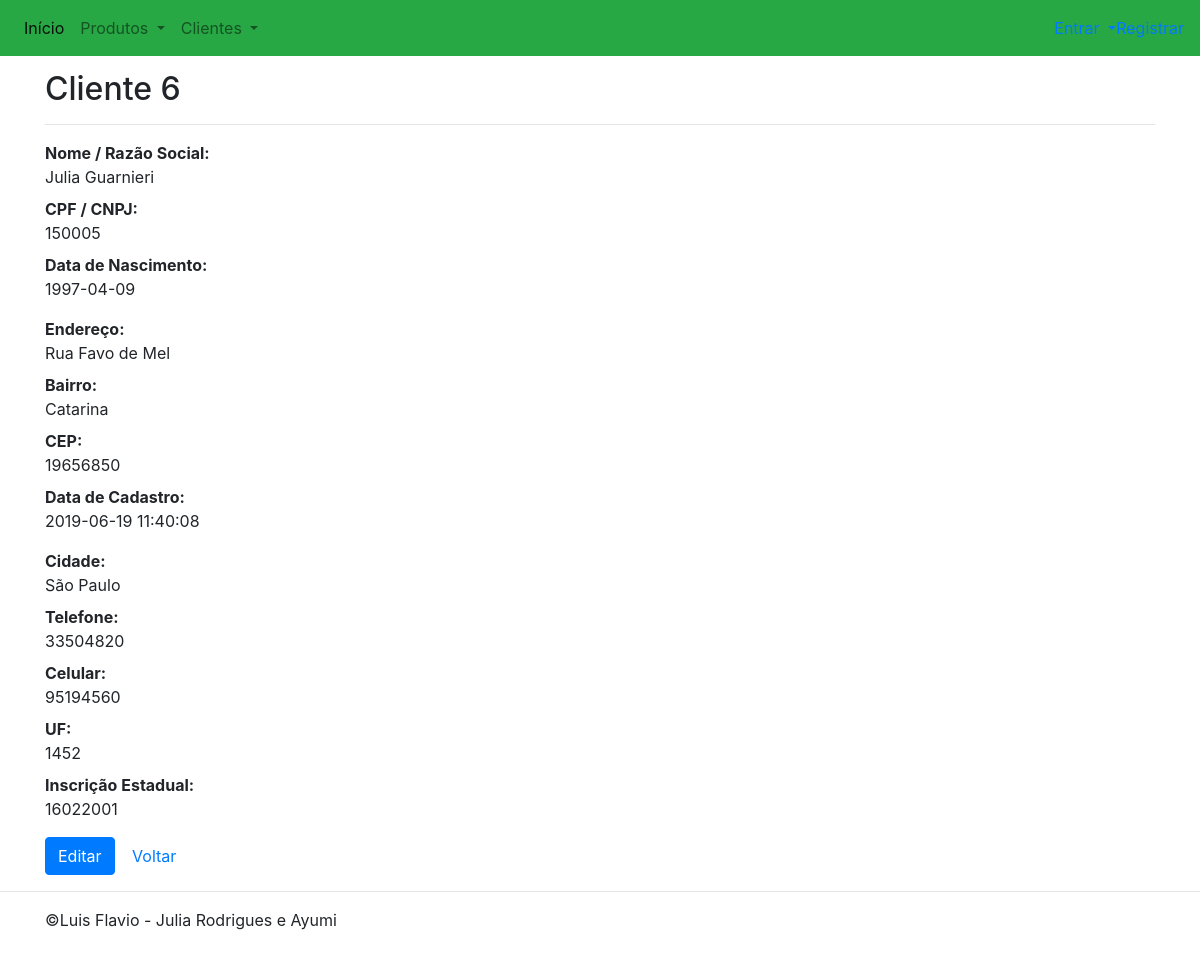
The page /customers/view.php?id=6 on the database its author committed.
### tables this page shows
CREATE TABLE `customers` (
  `id` int(11) NOT NULL,
  `name` varchar(255) NOT NULL,
  `cpf_cnpj` varchar(14) NOT NULL,
  `birthdate` date NOT NULL,
  `address` varchar(255) NOT NULL,
  `hood` varchar(100) NOT NULL,
  `zip_code` int(8) NOT NULL,
  `city` varchar(100) NOT NULL,
  `state` varchar(100) NOT NULL,
  `phone` varchar(13) NOT NULL,
  `mobile` varchar(13) NOT NULL,
  `ie` int(11) NOT NULL,
  `created` datetime NOT NULL,
  `modified` datetime NOT NULL
);

### inc/database.php (called while the page is built, shortened)
<?php
function open_database() {
    try{
        $conn = new mysqli(DB_HOST,DB_USER,DB_PASSWORD,DB_NAME);
        return $conn;
    } catch(Exception $e) {
        echo $e->getMessage();
        return null;
    }
}
function find( $table = null, $id = null ) {
	$database = open_database();
	$found = null;
	try {
	  if ($id) {
	    $sql = "SELECT * FROM " . $table . " WHERE id = " . $id;
	    $result = mysqli_query($database,$sql);
	    if(mysqli_num_rows($result) > 0) {
	      $found = $result->fetch_assoc();
	    }
	  }
	} catch (Exception $e) {
	  $_SESSION['message'] = $e->GetMessage();
	  $_SESSION['type'] = 'danger';
  }
	return $found;
}

### customers/functions.php (called while the page is built, shortened)
<?php
function view($id = null) {
	$customer = find('customers', $id);
	}

### customers/view.php (the view, shortened to what this page needs)
<?php
	require_once('functions.php');
	view($_GET['id']);
?>
<?php include(HEADER_TEMPLATE); ?>
<h2>Cliente <?php echo $customer['id']; ?></h2>
<hr>
<dl class="dl-horizontal">
	<dt>Nome / Razão Social:</dt>
	<dd><?php echo $customer['name']; ?></dd>
	<dt>CPF / CNPJ:</dt>
	<dd><?php echo $customer['cpf_cnpj']; ?></dd>
	<dt>Data de Nascimento:</dt>
	<dd><?php echo $customer['birthdate']; ?></dd>
</dl>
<dl class="dl-horizontal">
	<dt>Endereço:</dt>
	<dd><?php echo $customer['address']; ?></dd>
	<dt>Bairro:</dt>
	<dd><?php echo $customer['hood']; ?></dd>
	<dt>CEP:</dt>
	<dd><?php echo $customer['zip_code']; ?></dd>
	<dt>Data de Cadastro:</dt>
	<dd><?php echo $customer['created']; ?></dd>
</dl>
<dl class="dl-horizontal">
	<dt>Cidade:</dt>
	<dd><?php echo $customer['city']; ?></dd>
	<dt>Telefone:</dt>
	<dd><?php echo $customer['phone']; ?></dd>
	<dt>Celular:</dt>
	<dd><?php echo $customer['mobile']; ?></dd>
	<dt>UF:</dt>
	<dd><?php echo $customer['state']; ?></dd>
	<dt>Inscrição Estadual:</dt>
	<dd><?php echo $customer['ie']; ?></dd>
</dl>
<div id="actions" class="row">
	<div class="col-md-12">
	  <a href="edit.php?id=<?php echo $customer['id']; ?>" class="btn btn-primary">Editar</a>
	  <a href="index.php" class="btn btn-default">Voltar</a>
	</div>
</div>
<?php include(FOOTER_TEMPLATE); ?>

### inc/header.php (shortened to what this page needs)
<!DOCTYPE html>
<html>
    <head>
        <link rel="stylesheet" href="<?php echo BASEURL; ?>css/bootstrap.css">
        <link rel="stylesheet" href="<?php echo BASEURL; ?>fonts/css/all.css">
        <link rel="stylesheet" href="<?php echo BASEURL; ?>css/style.css">
    </head>
    <body>
    <nav class="navbar navbar-expand-md navbar-light fixed-top bg-success" style="margin-bottom: 20px">
      <div class="collapse navbar-collapse" id="navbarCollapse">
        <ul class="navbar-nav mr-auto">
          <li class="nav-item active">
            <a class="nav-link" href="<?php echo BASEURL; ?>">Início <span class="sr-only">(current)</span></a>
          </li>
          <li class="nav-item dropdown">
            <a class="nav-link dropdown-toggle" href="#" id="navbarDropdown" role="button" data-toggle="dropdown" aria-haspopup="true" aria-expanded="false">
              Produtos
            </a>
          </li>
          <li class="nav-item dropdown">
            <a class="nav-link dropdown-toggle" href="#" id="navbarDropdown" role="button" data-toggle="dropdown" aria-haspopup="true" aria-expanded="false">
              Clientes
            </a>
          </li>
        </ul>
        <ul class="nav navbar-nav navbar-right">
          <li class="dropdown">	<a href="#" class="dropdown-toggle" data-toggle="dropdown" role="button">
          </a>
                </li>
                <li><a href="<?php echo BASEURL; ?>login/cadastro.php">Registrar</a>
                </li>
            </ul>
      </div>
    </nav>
<main class="container" style="margin-top: 20px;">

### inc/footer.php
</main>
<hr>
<footer class="container">
    <p>&copy;Luis Flavio - <?php echo COPYRIGHT; ?></p>
</footer>
</body>
</html>

### inc/header.php (style rules this page uses)
body { padding-top: 50px; padding-bottom: 20px; }

### rows shown on the page
customers: id "6", name "Julia Guarnieri", cpf_cnpj "150005", birthdate "1997-04-09", address "Rua Favo de Mel", hood "Catarina", zip_code "19656850", created "2019-06-19 11:40:08", city "São Paulo", phone "33504820", mobile "95194560", state "1452", ie "16022001"

### other values the page prints
COPYRIGHT "Julia Rodrigues e Ayumi"
